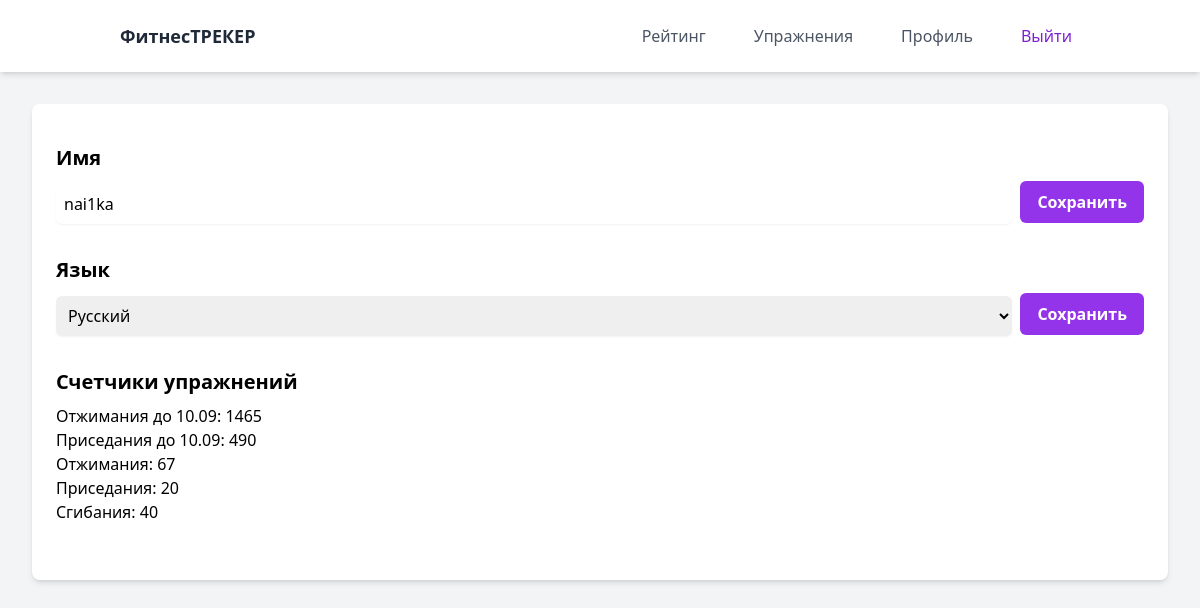
The app's page /profile (signed in) with its own data.
### models/user.py (models this page shows)
class User(db.Model, UserMixin):
    id = db.Column(db.Integer, primary_key=True)
    name = db.Column(db.String(80), nullable=False)
    email = db.Column(db.String(120), unique=True, nullable=False)
    password = db.Column(db.String(120), nullable=False)
    exercise1_counter = db.Column(db.Integer, default=0)
    exercise2_counter = db.Column(db.Integer, default=0)
    exercise3_counter = db.Column(db.Integer, default=0)
    exercise4_counter = db.Column(db.Integer, default=0)
    exercise5_counter = db.Column(db.Integer, default=0)
    language = db.Column(db.String(5), nullable=False, default="ru")

### routes.py (the view)
@app.route('/profile')
@login_required
def profile():
    user_language = current_user.language
    translations = load_translations(user_language)
    return render_template('profile.html', user=current_user, translations=translations)

### routes.py (called while the page is built)
def load_translations(language):
    translations = {}
    try:
        with open(f'translations/{language}.json', 'r', encoding='utf-8') as file:
            translations = json.load(file)
    except FileNotFoundError:
        pass
    return translations

@login_manager.user_loader
def load_user(user_id):
    return User.query.get(int(user_id))

### templates/profile.html (shortened to what this page needs)
{% extends "base.html" %}
{% block content %}
<div class="bg-white rounded-lg shadow-md p-6 mx-auto mt-8 sm:ml-8 sm:mr-8">
    <div class="mt-4 mb-8">
        <h2 class="text-xl font-semibold">Имя</h2>
        <form method="POST" action="/change_username" class="mt-2 flex items-center">
            <input type="text" id="new_name" name="new_name" required value="{{user.name}}"
                   class="w-full p-2 mt-1 rounded-md shadow-sm focus:ring-purple-500 focus:border-purple-500 border-gray-300 flex-grow">
            <button type="submit"
                    class="ml-2 px-4 py-2 bg-purple-600 border border-transparent rounded-md font-semibold text-white hover:bg-purple-700 focus:outline-none focus:ring-2 focus:ring-offset-2 focus:ring-green-500">
                Сохранить
            </button>
        </form>
    </div>
    <div class="mb-8">
        <h2 class="text-xl font-semibold">Язык</h2>
        <form method="POST" action="/change_language" class="mt-2">
            <div class="flex items-center">
                <select id="new_language" name="new_language"
                        class="w-full p-2 mt-1 rounded-md shadow-sm focus:ring-purple-500 focus:border-purple-500 border-gray-300 flex-grow">
                    <option value="ru" {% if user.language == 'ru' %}selected{% endif %}>Русский</option>
                </select>
                <button type="submit"
                        class="ml-2 px-4 py-2 bg-purple-600 border border-transparent rounded-md font-semibold text-white hover:bg-purple-700 focus:outline-none focus:ring-2 focus:ring-offset-2 focus:ring-purple-500">
                    Сохранить
                </button>
            </div>
        </form>
    </div>
    <div class="mb-8">
        <h2 class="text-xl font-semibold">Счетчики упражнений</h2>
        <div class="mt-2">
            <p>Отжимания до 10.09: {{ user.exercise1_counter }}</p>
            <p>Приседания до 10.09: {{ user.exercise2_counter }}</p>
            <p>Отжимания: {{ user.exercise3_counter }}</p>
            <p>Приседания: {{ user.exercise4_counter }}</p>
            <p>Сгибания: {{ user.exercise5_counter }}</p>
        </div>
    </div>
</div>
{% endblock %}

### templates/base.html (shortened to what this page needs)
<!DOCTYPE html>
<html lang="ru">
<head>
    <link href="../static/css/main.css" rel="stylesheet">
</head>
<body class="bg-gray-100">
<header class="bg-white shadow-md">
    <div class="container mx-auto py-4 px-6 md:flex md:justify-between md:items-center">
        <div class="flex items-center justify-between">
            <div class="text-lg font-semibold text-gray-800 ml-2">
                <a href="/">ФитнесТРЕКЕР</a>
            </div>
        </div>
        <div
            id="mobile-menu"
            class="hidden md:flex md:flex-row flex-col space-x-0 md:space-x-4 md:mt-0 mt-4">
            {% if current_user.is_authenticated %}
            <a href="{{url_for('rating')}}" class="text-gray-600 py-2 px-4  md:mt-0 mt-2 block md:inline">Рейтинг</a>
            <a href="{{url_for('exercisesPage')}}" class="text-gray-600 py-2 px-4  md:mt-0 mt-2 block md:inline">Упражнения</a>
            <a href="{{url_for('profile')}}" class="text-gray-600  py-2 px-4  md:mt-0 mt-2 block md:inline">Профиль</a>
            <a href="{{url_for('logout')}}" class="text-purple-700 py-2 px-4  md:mt-0 mt-2 block md:inline">Выйти</a>
            {% endif %}
        </div>
    </div>
</header>
{% block content %}{% endblock %}
</body>
</html>

### records on screen
User: new_name "nai1ka", new_language "Русский", exercise1_counter "1465", exercise2_counter "490", exercise3_counter "67", exercise4_counter "20", exercise5_counter "40"
